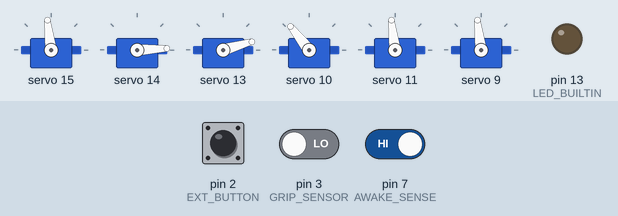
Simulated run of this program. Board: Arduino Uno, built with avr-gcc and run on an emulated ATmega328P. Parts: 6 × servo, output pins drawn as LEDs (lit = HIGH). The inputs (shaded band) are chosen by the test bench; at power-on: pin 7 (AWAKE_SENSE) HIGH, pin 2 (EXT_BUTTON) LOW, pin 3 (GRIP_SENSOR) LOW. What the program prints to the serial monitor is not drawn.

Above: at 1.6 s.
1.7 s: pin 7 (AWAKE_SENSE) driven LOW
At 2.9 s:
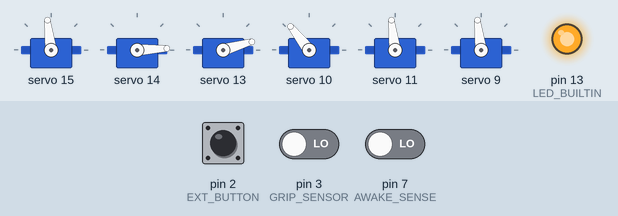
3.2 s: pin 2 (EXT_BUTTON) pulled HIGH for 0.15 s
Timing chart, 0 to 6.2 s (numbered marks = the images above; inputs shaded):
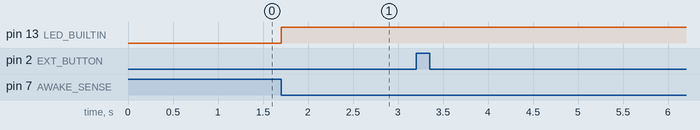

The program:

main.cpp
```cpp
#include <Arduino.h>
#include "MotorControls.h"
// #include "ExternalInput.h"

#define SERIAL_ANGLE_OFFSET 90

#define LED_PIN 13   // onboard LED

#define EXT_BUTTON 2
#define GRIP_SENSOR 3

#define AWAKE_SENSE 7

#define BASE_Z_MOTOR 15
#define BASE_Y_MOTOR 14
#define ELBOW_Y_MOTOR 13
#define WRIST_Y_MOTOR 10
#define WRIST_X_MOTOR 11
#define GRIPPER_MOTOR 9


enum TransmitStates : uint8_t
{
    Awaken = 11,
    AwakenComplete = 12,

    Rest = 13,
    RestComplete = 14,

    ArmMoving = 15,

    ArmMovingEnd = 16,
    ArmMovingComplete = 17,

    GripperOpen = 21,
    GripperOpenComplete= 22,

    GripperClose = 23,
    GripperCloseComplete = 24,

    GripperGrasp = 25,
    GripperGraspComplete = 26
};

Adafruit_PWMServoDriver pwm_servo = Adafruit_PWMServoDriver(0x40);

FullJointAngles initialAngles = {90, 15, 25, 115, 90, 90}; //138  27
MotorControls motorControls(&pwm_servo, BASE_Z_MOTOR, BASE_Y_MOTOR, ELBOW_Y_MOTOR, WRIST_Y_MOTOR, WRIST_X_MOTOR, GRIPPER_MOTOR);
TransmitStates transmissionType;

bool awake = false;
bool armMoving = false;

volatile unsigned long lastDebounceTime = 0;
const unsigned long debounceDelay = 1000;
void handleButtonPress()
{
  unsigned long currentTime = millis();
  if ((currentTime - lastDebounceTime) < debounceDelay) {
      return;
  }

  lastDebounceTime = currentTime;

  if (armMoving)
    return;

  if (!awake)
  {
    Serial.println(TransmitStates::Awaken);
    awake = true;
  }
  else
  {
    Serial.println(TransmitStates::Rest);
    awake = false;
  }
}


bool active = false;

void gripperClosed()
{
  Serial.println(TransmitStates::GripperGraspComplete);
}

void setup() {
  Serial.begin(115200);

  pinMode(LED_BUILTIN, OUTPUT);

  pinMode(AWAKE_SENSE, INPUT_PULLUP);
  pinMode(EXT_BUTTON, INPUT);
  pinMode(GRIP_SENSOR, INPUT);
  attachInterrupt(digitalPinToInterrupt(EXT_BUTTON), handleButtonPress, RISING);
  attachInterrupt(digitalPinToInterrupt(GRIP_SENSOR), gripperClosed, RISING);

  motorControls.initialiseReady();
}

String inputString = "";
FullJointAngles currAngles = initialAngles;


static float radToDeg(float radians)
{
    return radians*180.0f/M_PI;
}

const int VECTOR_SIZE = 7;
float vec[VECTOR_SIZE];   // match float size = 4 bytes

bool readVectorFromSerial(TransmitStates& transmit) {

  const int numBytes = VECTOR_SIZE * sizeof(float);
  static uint8_t* ptr = reinterpret_cast<uint8_t*>(vec);
  static int received = 0;

  while (received < numBytes) {
    if (Serial.available())
        ptr[received++] = Serial.read();
  }

  if (received == numBytes) {
    received = 0;

    transmit = static_cast<TransmitStates>( static_cast<int>(vec[0]) );
    return true;
  }

  return false;
}

void handleArmAngles()
{
  for (int i = 1; i < VECTOR_SIZE; i++) { // skip header value
    int value = radToDeg(vec[i]) + SERIAL_ANGLE_OFFSET;
    if (i == 3)
    {
      value = -1*radToDeg(vec[i]) + SERIAL_ANGLE_OFFSET;
    }

    currAngles.joints[i-1] = value;
  }

  motorControls.setEntireArmAngles(currAngles);
}

void loop() {

  if (active == false || motorControls.ready == false)
  {
    // digitalWrite(LED_BUILTIN, false);
    // return;

    if (digitalRead(AWAKE_SENSE) == LOW) // Inverted, low => power is on
    {
      digitalWrite(LED_BUILTIN, true);
      active = true;
    }
    else
    {
      active = false;

      if (motorControls.ready == false)
      {
          motorControls.setUp(initialAngles);

          return;
      }
    }

    return;
  }

  if (!readVectorFromSerial(transmissionType))
    return;

  handleArmAngles();

  if (transmissionType == TransmitStates::ArmMovingEnd)
  {
    Serial.println(TransmitStates::ArmMovingComplete);
  }
  else if (transmissionType == TransmitStates::Awaken)
  {
    Serial.println(TransmitStates::AwakenComplete);
  }
  else if (transmissionType == TransmitStates::Rest)
  {
    Serial.println(TransmitStates::RestComplete);
  }
  else if (transmissionType == TransmitStates::GripperOpen)
  {
    Serial.println(TransmitStates::GripperOpenComplete);
  }
  else if (transmissionType == TransmitStates::GripperClose)
  {
    Serial.println(TransmitStates::GripperCloseComplete);
  }

}
```

MotorControls.cpp
```cpp
#include "MotorControls.h"
// #include "MotorConfig.h"

void MotorControls::setSingleJointDeg(int deg, int8_t pin)
{
    if (deg < LOWERDEG) // degrees in range
    {
        deg = LOWERDEG;
    }
    else if (deg > UPPERDEG)
    {
        deg = UPPERDEG;
    }

    int pos = map(deg, LOWERDEG, UPPERDEG, SERVO_MIN, SERVO_MAX);
    pwm->setPWM(pin, 0, pos);
}

void MotorControls::setUp(const FullJointAngles initialAngles)
{
    ready = true;
    setEntireArmAngles(initialAngles);
}

void MotorControls::initialiseReady()
{
    pwm->begin();
    pwm->setPWMFreq(50); // Set frequency to 50 Hz for servos
}

void MotorControls::setEntireArmAngles(const FullJointAngles angles)
{

    if (angles.j1_base_angle > 10 && angles.j1_base_angle < 170)
    {
        setSingleJointDeg(angles.j1_base_angle, baseZMotor);   // base motor M1
        delayWith(angles.j1_base_angle, _j1Psi);
    }

    if (angles.j2_shoulder_angle > 10 && angles.j2_shoulder_angle < 170)
    {
        setSingleJointDeg(angles.j2_shoulder_angle, baseYMotor); // Lower Y motor
        delayWith(angles.j2_shoulder_angle, _j1Theta);
    }

    if (angles.j3_elbow_angle > 10 && angles.j3_elbow_angle < 170)
    {
        setSingleJointDeg(angles.j3_elbow_angle, elbowYMotor);              // Back/Middle Y motor
        delayWith(angles.j3_elbow_angle, _j2Theta);
    }

    if (angles.j4_wrist_angle > 10 && angles.j4_wrist_angle < 170)
    {
        setSingleJointDeg(angles.j4_wrist_angle, wristYMotor);
        delayWith(angles.j4_wrist_angle, _jwTheta);
    }

    if (angles.j5_wristX_angle > 10 && angles.j5_wristX_angle < 170)
    {
        setSingleJointDeg(angles.j5_wristX_angle, wristXMotor);
        delayWith(angles.j5_wristX_angle, _jwxTheta);
    }

    if (angles.j6_gripper_angle > 10 && angles.j6_gripper_angle <= 90)
    {
        setSingleJointDeg(angles.j6_gripper_angle, gripperMotor);
    }

    currentRefAngles = angles;
}
```

MotorControls.h
```cpp
#include <Arduino.h>
#include <Adafruit_PWMServoDriver.h>
// #include "MathUtils/EulerAngles.h"
// #include "MathUtils/Vector3.h"
// #include "ArmCalculations.h"

#define SERVO_MIN 82
#define SERVO_MAX 553

#define LOWERDEG 1
#define UPPERDEG 180

#ifndef MOTORCTRL_H
#define MOTORCTRL_H

struct FullJointAngles
{
  union {
    struct {
      int16_t j1_base_angle;
      int16_t j2_shoulder_angle;
      int16_t j3_elbow_angle;
      int16_t j4_wrist_angle;
      int16_t j5_wristX_angle;
      int16_t j6_gripper_angle;
    };
    int16_t joints[6];  // access by index
  };
};


class MotorControls
{
private:
  Adafruit_PWMServoDriver *pwm;

  const int8_t baseZMotor = 15;
  const int8_t baseYMotor = 14;
  const int8_t elbowYMotor = 13;
  const int8_t wristYMotor = 10;
  const int8_t wristXMotor = 11;
  const int8_t gripperMotor = 9;
  FullJointAngles currentRefAngles;

  const float delayFactor = 2.4f;
  float _j1Psi = 0.0f;
  float _j1Theta = 0.0f;
  float _j2Theta = 0.0f;
  float _jwTheta = 0.0f;
  float _jwxTheta = 0.0f;

public:

  bool ready = false;

  MotorControls(Adafruit_PWMServoDriver *servo, int8_t baseZPin, int8_t baseYPin, int8_t elbowYPin, int8_t wristYPin, int8_t wristXPin, int8_t gripperPin) :
    pwm(servo), baseZMotor(baseZPin), baseYMotor(baseYPin), elbowYMotor(elbowYPin), wristYMotor(wristYPin), wristXMotor(wristXPin), gripperMotor(gripperPin)
  {

  }

  void setSingleJointDeg(int deg, int8_t pin);
  void setUp(const FullJointAngles initialAngles);
  void initialiseReady();
  void setEntireArmAngles(const FullJointAngles angles);

  FullJointAngles getEntireArmAngles()
  {
    return currentRefAngles;
  }

  float calculateDelayMSPerDegree(float deg)
  {
      return deg * 2.4f;
  }

  void delayWith(const float& angle, float& store)
  {
    if (angle != store)
    {
        float p = fabs(angle - store);
        delay(calculateDelayMSPerDegree(p));
        store = angle;
    }
  }

};

#endif
```

Measured:
- after the input at 1.7 s, pin 13 (LED_BUILTIN): LOW → HIGH at once
- after the input at 3.2 s, every drawn part: stays the same
